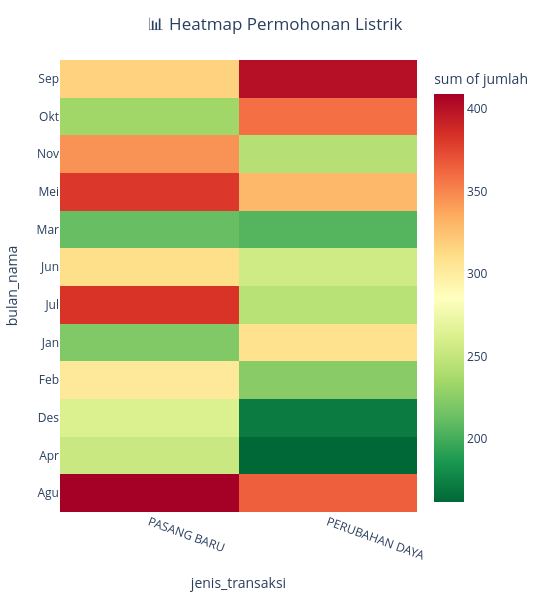

This figure's notebook cell:
### Code cell
import pandas as pd
import plotly.express as px

# 🔥 Bersihkan data
df_clean = df[df['bulan'].between(1, 12)]

# 🔥 Mapping bulan
mapping_bulan = {
    1:'Jan',2:'Feb',3:'Mar',4:'Apr',5:'Mei',6:'Jun',
    7:'Jul',8:'Agu',9:'Sep',10:'Okt',11:'Nov',12:'Des'
}

df_clean['bulan_nama'] = df_clean['bulan'].map(mapping_bulan)

# 🔥 Grouping
heatmap_data = (
    df_clean
    .groupby(['bulan_nama', 'jenis_transaksi'])
    .size()
    .reset_index(name='jumlah')
)

# 🔥 Urutan bulan
urutan_bulan = list(mapping_bulan.values())
heatmap_data['bulan_nama'] = pd.Categorical(
    heatmap_data['bulan_nama'],
    categories=urutan_bulan,
    ordered=True
)

# 🔥 Heatmap TANPA angka di kotak
fig = px.density_heatmap(
    heatmap_data,
    x='jenis_transaksi',
    y='bulan_nama',
    z='jumlah',
    color_continuous_scale='RdYlGn_r'
    # ❌ tidak pakai text_auto
)

# 🔥 Hover custom (muncul saat diarahkan / klik)
fig.update_traces(
    hovertemplate=
    "<b>Bulan:</b> %{y}<br>" +
    "<b>Jenis:</b> %{x}<br>" +
    "<b>Jumlah:</b> %{z}<extra></extra>"
)

# 🔥 Layout compact
fig.update_layout(
    width=550,
    height=600,
    title={
        'text': "📊 Heatmap Permohonan Listrik",
        'x': 0.5
    },
    plot_bgcolor='white',
    paper_bgcolor='white',
    margin=dict(l=60, r=40, t=60, b=60)
)

fig.update_xaxes(tickangle=20)
fig.update_yaxes(showgrid=False)

fig.show()

### Figure 1 — Plotly figure (JSON) as saved in the notebook; plotly's stock layout.template omitted (floating-point values rounded to 4 significant figures)
{"data": [{"coloraxis": "coloraxis", "histfunc": "sum", "hovertemplate": "<b>Bulan:</b> %{y}<br><b>Jenis:</b> %{x}<br><b>Jumlah:</b> %{z}<extra></extra>", "name": "", "type": "histogram2d", "x": ["PASANG BARU", "PERUBAHAN DAYA", "PASANG BARU", "PERUBAHAN DAYA", "PASANG BARU", "PERUBAHAN DAYA", "PASANG BARU", "PERUBAHAN DAYA", "PASANG BARU", "PERUBAHAN DAYA", "PASANG BARU", "PERUBAHAN DAYA", "PASANG BARU", "PERUBAHAN DAYA", "PASANG BARU", "PERUBAHAN DAYA", "PASANG BARU", "PERUBAHAN DAYA", "PASANG BARU", "PERUBAHAN DAYA", "PASANG BARU", "PERUBAHAN DAYA", "PASANG BARU", "PERUBAHAN DAYA"], "xaxis": "x", "xbingroup": "x", "y": ["Agu", "Agu", "Apr", "Apr", "Des", "Des", "Feb", "Feb", "Jan", "Jan", "Jul", "Jul", "Jun", "Jun", "Mar", "Mar", "Mei", "Mei", "Nov", "Nov", "Okt", "Okt", "Sep", "Sep"], "yaxis": "y", "ybingroup": "y", "z": [409, 365, 253, 162, 262, 172, 303, 225, 222, 309, 383, 245, 310, 256, 212, 206, 381, 330, 345, 244, 234, 359, 317, 401]}], "layout": {"coloraxis": {"colorbar": {"title": {"text": "sum of jumlah"}}, "colorscale": [[0, "rgb(0,104,55)"], [0.1, "rgb(26,152,80)"], [0.2, "rgb(102,189,99)"], [0.3, "rgb(166,217,106)"], [0.4, "rgb(217,239,139)"], [0.5, "rgb(255,255,191)"], [0.6, "rgb(254,224,139)"], [0.7, "rgb(253,174,97)"], [0.8, "rgb(244,109,67)"], [0.9, "rgb(215,48,39)"], [1, "rgb(165,0,38)"]]}, "height": 600, "legend": {"tracegroupgap": 0}, "margin": {"b": 60, "l": 60, "r": 40, "t": 60}, "paper_bgcolor": "white", "plot_bgcolor": "white", "title": {"text": "📊 Heatmap Permohonan Listrik", "x": 0.5}, "width": 550, "xaxis": {"anchor": "y", "domain": [0, 1], "tickangle": 20, "title": {"text": "jenis_transaksi"}}, "yaxis": {"anchor": "x", "domain": [0, 1], "showgrid": false, "title": {"text": "bulan_nama"}}}}
